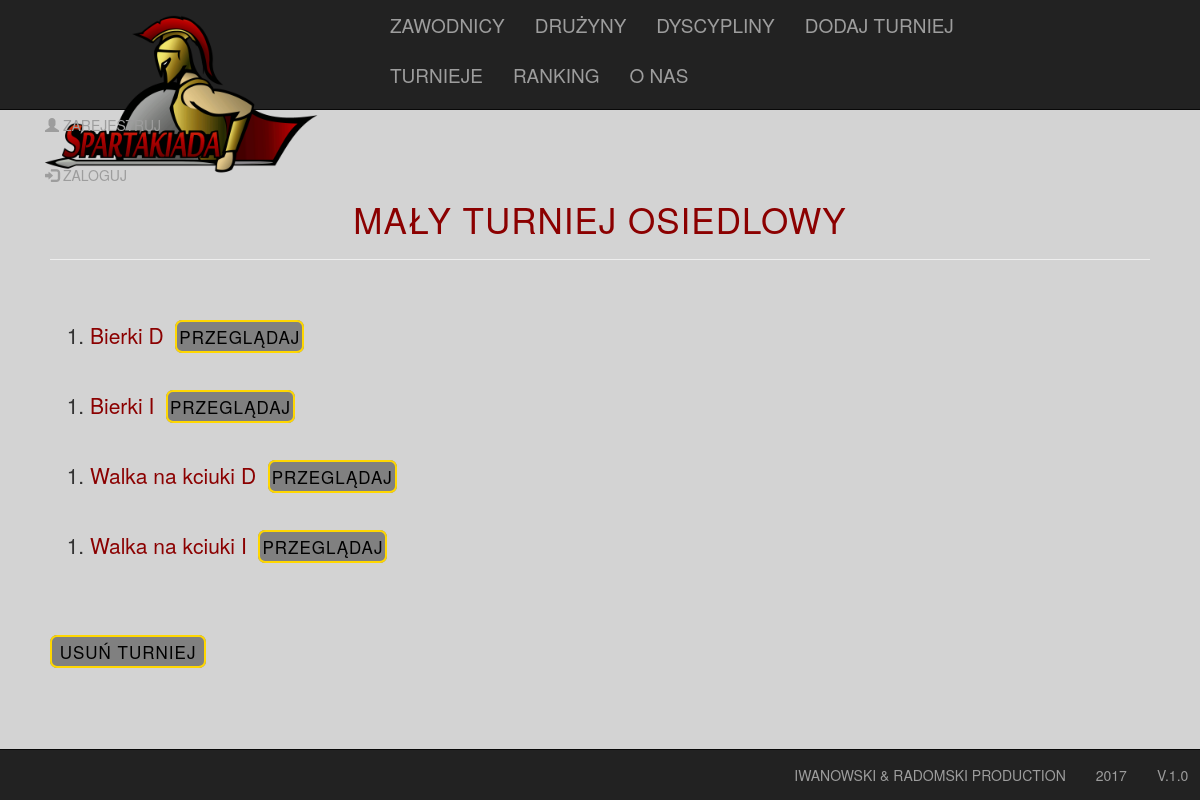
The page /cup/11 on the database its author committed.
### spartakiada/models.py (models this page shows, shortened)
class Cup(models.Model):
    name = models.CharField(max_length=128)
    date = models.DateField()
    class Meta:
        unique_together = ("name", "date")

class Tournament(models.Model):
    participants = models.ManyToManyField('Partaker', through='Participation')
    game = models.ForeignKey(Game, null=True)
    cup = models.ForeignKey(Cup, null=True)
    individual = models.BooleanField(default=True)
    class Meta:
        unique_together = ("cup", "game", "individual")
    @property
    def last_lap(self):
        last_lap = Duel.objects.filter(tournament=self).last().lap
        return last_lap

class Game(models.Model):
    name = models.CharField(max_length=128, unique=True)
    def __str__(self):
        return '%s' % self.name

### spartakiada/views.py (the view)
# urls.py: url(r'^cup/(?P<cup_id>(\d)+)', views.CupView.as_view(),
class CupView(View):
    def get(self, request, cup_id):
        cup = Cup.objects.get(id=cup_id)
        tournament_list = Tournament.objects.filter(cup=cup)
        ctx = {
            'cup': cup,
            'tournament_list': tournament_list,
        }
        if len(tournament_list) != 0:
            return render(request, 'spartakiada/cup_view.html', ctx)
        else:
            return redirect('/cup_add_games/%s' % cup_id)

### spartakiada/templates/spartakiada/cup_view.html
{% extends 'spartakiada/base.html' %}
{% block content %}
<h1 class="headtext" style="text-align: center; font-size: 2.5em; "><a class="maintext" href="/cup/{{ cup.id }}/">{{ cup.name }}</a></h1><hr>
    <br><br>
    {% for tournament in tournament_list %}
        <ol>
        {% if tournament.individual %}
            <a class="maintext"><li>{{ tournament.game }} I&nbsp;</a>
            {% if tournament.participants.count > 0 %}
                <a class="toggle" href="/knockout/{{ tournament.id }}/{{ tournament.last_lap }}">PRZEGLĄDAJ</a></li><br>
            {% else %}
                <a class="toggle" href="/participations_add_to_game/{{ tournament.id }}">DODAJ ZAWODNIKÓW</a></li><br>
            {% endif %}
        {% else %}
            <a class="maintext"><li>{{ tournament.game }} D&nbsp;</a>
            {% if tournament.participants.count > 0 %}
                <a class="toggle" href="/knockout/{{ tournament.id }}/{{ tournament.last_lap }}">PRZEGLĄDAJ</a></li><br>
            {% else %}
                <a class="toggle" href="/team_add_to_game/{{ tournament.id }}">DODAJ DRUŻYNY</a></li><br>
            {% endif %}
        {% endif %}
        </ol>
    {% endfor %}
    <br><br>
    <a class="toggle" href="/delete_cup/{{ cup.id }}/">&nbsp;USUŃ TURNIEJ&nbsp;</a>
{% endblock %}

### spartakiada/static/spartakiada/style.css (style rules this page uses)
body { background-color: grey; }
.toggle { letter-spacing: 1px; color: black; font-size: 17px; border: 2px solid gold; border-radius: 7px; background-color: grey; padding: 2px; text-decoration: none; }
ol { font-size: 1.5em; }
.maintext { text-decoration: none; color: #8B0000; }
.headtext { letter-spacing: 1px; font-size: 2em; text-transform: uppercase; }

### rows shown on the page
Cup: name "MAŁY TURNIEJ OSIEDLOWY"
Tournament: game "Bierki"
Tournament: game "Bierki"
Tournament: game "Walka na kciuki"
Tournament: game "Walka na kciuki"
